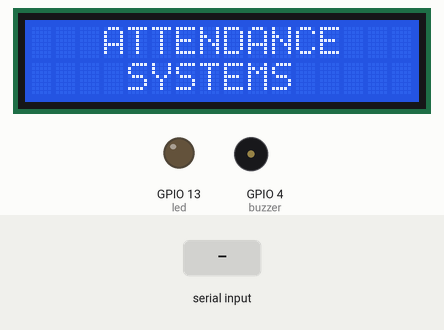
Recording of a sketch running on a simulated ESP32. Shown: 16×2 character LCD, output pins drawn as LEDs (lit = HIGH), buzzer (waves = sounding, pin HIGH). The test bench sets the inputs (shaded band). WiFi joins after 1.5 s; servers stay silent unless stated; uploads are accepted with an empty reply; storage starts empty; what the sketch prints to the serial monitor is not drawn.

Above: at 3.8 s.
3.9 s: "T" received over the second serial link
At 4.6 s:
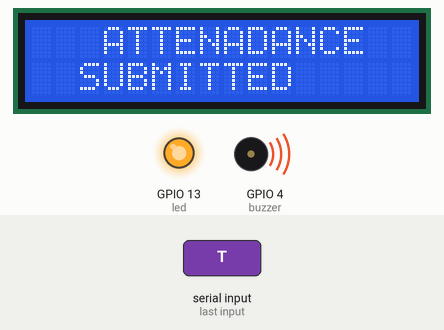
6.2 s: "1" received over the second serial link
At 7.7 s:
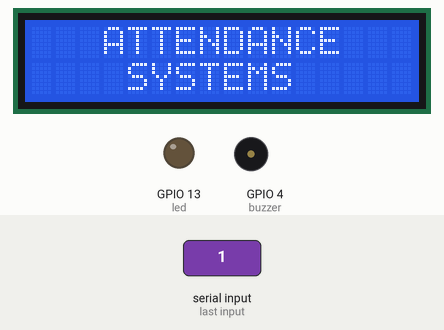
Timing chart, 0 to 9.2 s (numbered marks = the images above; inputs shaded):
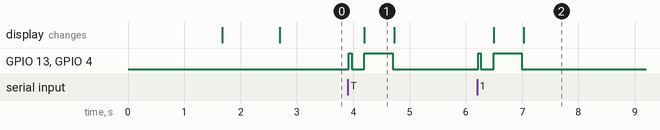

Measured:
- after the input at 3.9 s, GPIO 13 (led), GPIO 4 (buzzer): LOW → HIGH at once, → LOW 0.05 s later, → HIGH 0.23 s later, → LOW 0.50 s later; the display: changes after 0.30 s (image 1)
- after the input at 6.2 s, GPIO 13 (led), GPIO 4 (buzzer): LOW → HIGH at once, → LOW 0.05 s later, → HIGH 0.23 s later, → LOW 0.50 s later; the display: first changes after 0.29 s (image 2 shows a later state)
- what the display in image 1 shows lasts 0.5 s, from 4.2 s to 4.7 s

The sketch:

FINAL.ino
```cpp
#include <ArduinoJson.h>
#include <HTTPClient.h>
#include <NTPClient.h>
#include <WiFiUdp.h>
#include <WiFi.h>
#include <Wire.h>
#include <LiquidCrystal_I2C.h>
#include "FS.h"
#include "SD.h"
#include "SPI.h"

#define SD_CS_PIN 5
LiquidCrystal_I2C lcd(0x27,16,2);
WiFiUDP ntpUDP;
NTPClient timeClient(ntpUDP);
const char* ssid     = "Guest_Net";
const char* password = "12345678";
int count = 0;
char card_no[11];
char card[15];
int buzzer = 4;
int led    = 13;
String rfId="";
int row = 1;
String formattedDate;
String dayStamp;
String timeStamp;
void appendFile(fs::FS &fs, const char * path, const char * message){
    Serial.printf("Appending to file: %s\n", path);

    File file = fs.open(path, FILE_APPEND);
    if(!file){
        Serial.println("Failed to open file for appending");
        return;
    }
    if(file.print(message)){
        Serial.println("Message appended");
    } else {
        Serial.println("Append failed");
    }
    file.close();
}
void time_stamp(){
  while(!timeClient.update()) {
    timeClient.forceUpdate();
  }
  // The formattedDate comes with the following format:
  // 2018-05-28T16:00:13Z
  // We need to extract date and time
//  formattedDate = timeClient.getFormattedDate();
  //Serial.println(formattedDate);

  // Extract date
  int splitT = formattedDate.indexOf("T");
  dayStamp = formattedDate.substring(0, splitT);
  Serial.print("DATE: ");
  Serial.println(dayStamp);
  // Extract time
  timeStamp = formattedDate.substring(splitT+1, formattedDate.length()-1);
  Serial.print("HOUR: ");
  Serial.println(timeStamp);
  delay(1000);
}
void setup() {
  pinMode(buzzer, OUTPUT);
  pinMode(led, OUTPUT);
  Serial.begin(115200);
  Serial2.begin(9600);
   lcd.init();                      // initialize the lcd
  lcd.init();
  // Print a message to the LCD.
  lcd.backlight();
  lcd.setCursor(5,0);
  lcd.print("UNIQUE");
  lcd.setCursor(0,1);
  lcd.print("EMBEDDED SYSTEMS");

  Serial.print("Connecting to ");
  Serial.println(ssid);

    WiFi.begin(ssid, password);

    while (WiFi.status() != WL_CONNECTED) {
        delay(500);
        Serial.print(".");
    }
    Serial.print("CONNECTED TO WIFI NETWORK ");
 lcd.clear();
  timeClient.begin();
  timeClient.setTimeOffset(3600);
  /////////////////////
  if(!SD.begin()){
        Serial.println("Card Mount Failed");
        return;
    }
    uint8_t cardType = SD.cardType();

    if(cardType == CARD_NONE){
        Serial.println("No SD card attached");
        return;
    }

    Serial.print("SD Card Type: ");
    if(cardType == CARD_MMC){
        Serial.println("MMC");
    } else if(cardType == CARD_SD){
        Serial.println("SDSC");
    } else if(cardType == CARD_SDHC){
        Serial.println("SDHC");
    } else {
        Serial.println("UNKNOWN");
    }

    uint64_t cardSize = SD.cardSize() / (1024 * 1024);
    Serial.printf("SD Card Size: %lluMB\n", cardSize);

  /////////////////////
  delay(1000);
  lcd.clear();
}

void loop() {
  lcd.setCursor(3,0);
  lcd.print("ATTENDANCE");
  lcd.setCursor(4,1);
  lcd.print("SYSTEMS");
  if(Serial2.available())
   {
      count = 0;
      while(Serial2.available() && count < 12)
      {
        card_no[count] = Serial2.read();
        count++;
        delay(5);
      }
      digitalWrite(buzzer, 1);
      digitalWrite(led,    1);
      delay(50);
      digitalWrite(buzzer, 0);
      digitalWrite(led,    0);
      Serial.println(card_no);
      for(int i = 0;i<12;i++){
         card[i] = card_no[i];
        }
      rfId = String(card);
      int l = rfId.length();
      Serial.print("....");
      Serial.println(l);
      postDataToServer();
   }
}

////////////////////////////////////


///////////////////////////////////

void postDataToServer() {

  Serial.println("Posting JSON data to server...");
  // Block until we are able to connect to the WiFi access point
  if (WiFi.status() == WL_CONNECTED) {
    HTTPClient http;
    http.begin("https://demo.prayagedu.com/index.php");
    http.addHeader("Content-Type", "application/json");
    http.addHeader("MSC", "751d31dd6b56b26b29dac2c0e1839e34");//751d31dd6b56b26b29dac2c0e1839e34
    StaticJsonDocument<200> doc;
    doc["Module"] = "Attendance";
    doc["Page_key"] = "markAttendanceRFID";

    JsonObject JSON = doc.createNestedObject("JSON");
    JSON["RFIDcardNo"] = rfId;
    String requestBody;
    serializeJson(doc, requestBody);
     Serial.println(requestBody);
    int httpResponseCode = http.POST(requestBody);
    if(httpResponseCode>0){
      String response = http.getString();
      Serial.println(httpResponseCode);
      Serial.println(response);
      lcd.clear();
      lcd.setCursor(3,0);
      lcd.print("ATTENADANCE");
      lcd.setCursor(2,1);
      lcd.print("SUBMITTED");
      digitalWrite(led, 1);
      digitalWrite(buzzer, 1);
      delay(500);
      digitalWrite(buzzer, 0);
      digitalWrite(led, 0);
     // time_stamp();
      String am = String(row)+","+rfId+","+dayStamp+","+timeStamp+"\r\n";
      appendFile(SD, "/Attendance.csv", am.c_str());
      count = 0;
      row = row + 1;
    }
    else {
      Serial.printf("Error occurred while sending HTTP POST: %s\n");
    }
    lcd.clear();
    lcd.setCursor(3,0);
    lcd.print("ATTENDANCE");
    lcd.setCursor(4,1);
    lcd.print("SYSTEMS");
  }
}
```
